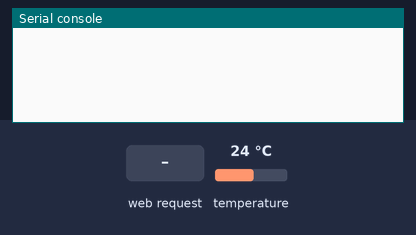
The program below on a simulated ESP8266 board running MicroPython. On the bench: the last lines printed to the serial console. Inputs (shaded band) come from the test bench; at power-on: temperature 24 °C.

Above: at 1.2 s.
1.3 s: HTTP request GET / received
At 1.9 s:
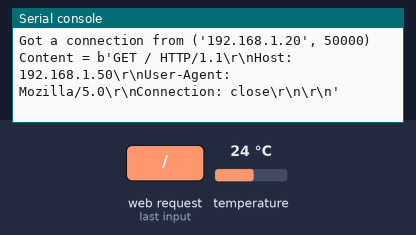
At 2.4 s:
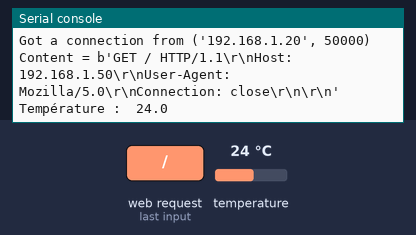

Measured:
- after the input at 1.3 s, the serial console: prints a new line at once (image 1)

The program:

Q18-web_temperature.py
```python
from machine import Pin
import usocket as socket
from machine import Pin
from onewire import OneWire
from ds18x20 import DS18X20
from time import sleep_ms

bus = OneWire(Pin(12))
ds = DS18X20(bus)
capteur_temperature = ds.scan()

temp_celsius=0

def web_page():
  html = """<html>
            <head>
            <title>ESP neopixels Web Server</title>
            <meta charset="UTF-8">
            <meta name="viewport" content="width=device-width, initial-scale=1.0">
            </head>
            <body>
            <h1>Température de la pièce: """+str(temp_celsius)+""" °C
            </h1>
            </body>
            </html>"""

  return html

s = socket.socket(socket.AF_INET, socket.SOCK_STREAM)
s.bind(('', 80))
s.listen(5)


while True:
  conn, addr = s.accept()
  print('Got a connection from %s' % str(addr))
  request = conn.recv(1024)
  request = str(request)
  print('Content = %s' % request)
  ds.convert_temp()
  sleep_ms(750)
  temp_celsius = ds.read_temp(capteur_temperature[0])
  print("Température : ",temp_celsius )
  response = web_page()
  conn.send('HTTP/1.1 200 OK\n')
  conn.send('Content-Type: text/html\n')
  conn.send('Connection: close\n\n')
  conn.sendall(response)
  conn.close()


 
```
